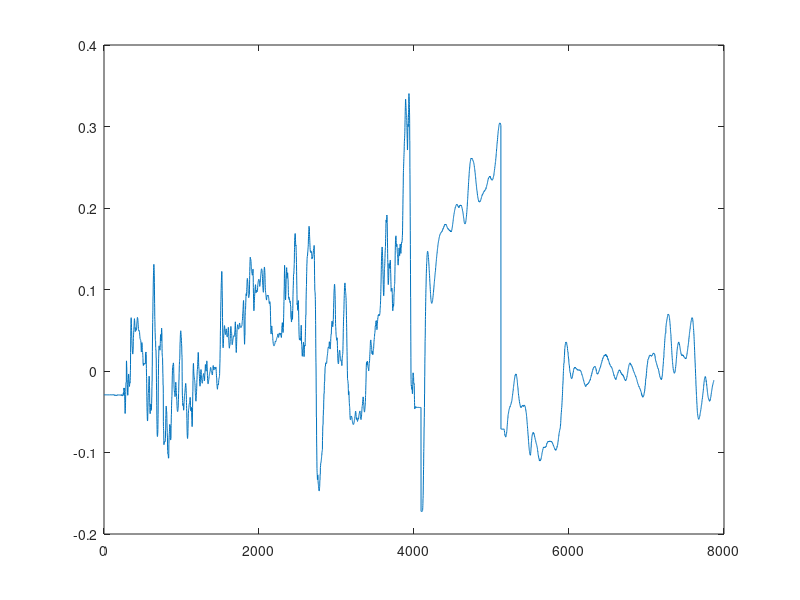
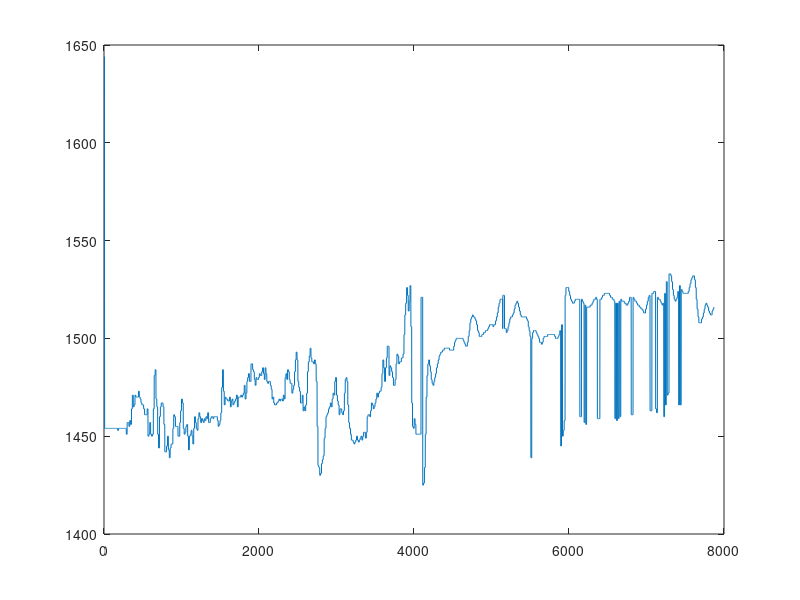
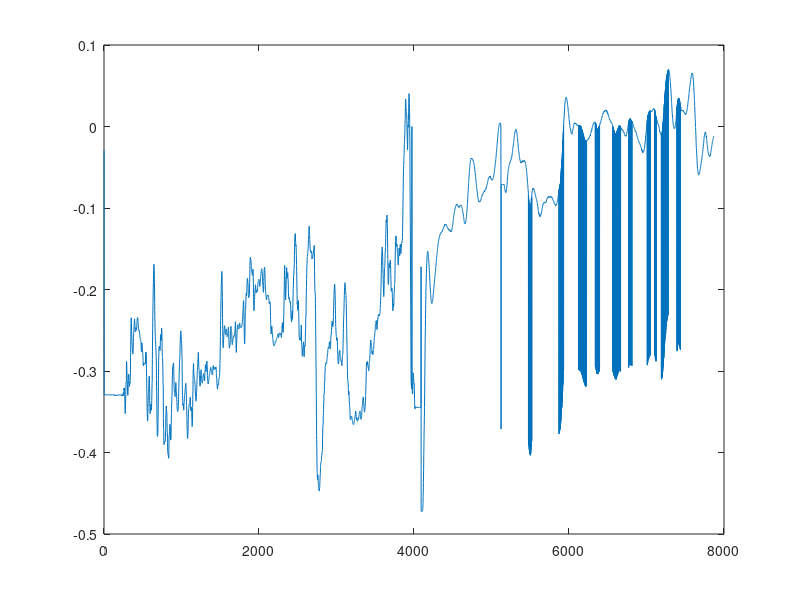

Write MATLAB code to recreate these figures, in order.
clear all
close all
clc

fileID = fopen('good_flight_log.txt');
data_matrix = [];
for i =1:1
    C_temp = fgets(fileID);
end

i = 1;
while ~feof(fileID)
    data_temp = strsplit(fgets(fileID),',');
    data_matrix = [data_matrix;data_temp];
    i = i+1;
end
data_new = [];
for i = 1:size(data_matrix,1)
    data_vector_temp = [];
    for j = 2:size(data_matrix,2)
        data_temp = data_matrix(i,j);
        data_vector_temp = [data_vector_temp,str2double(data_temp{1})];
    end
    data_new = [data_new;data_vector_temp];
end

data_new;

tvec = 1:size(data_new,1);
figure
plot(tvec,[data_new(:,9)])
figure
plot(tvec,[data_new(:,5)])
figure
plot(tvec,[data_new(:,15)])


fclose('all')